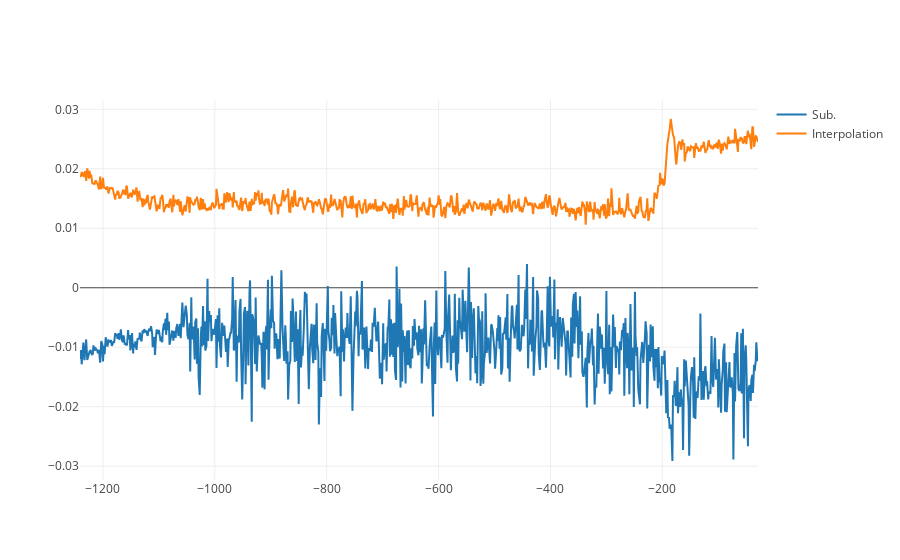

The notebook cell this image was saved under:
### Code cell
y2 = data2["Field (G)"].values
x2 = data2.index.values
x_compare = []
y_compare = []
for i in range(len(x2)):
    for j in range(len(x_fit_new)):
        if x_fit_new[j] == x2[i]:
            x_compare += [x_fit_new[j]]
            y_compare += [y2[i]-y_fit[j]]
trace3 = go.Scatter(x=x_compare, y=y_compare, name='Sub.')
iplot([trace3,trace2], filename='Result')

### Figure 1 — Plotly figure (JSON) as saved in the notebook; plotly's stock layout.template omitted (floating-point values rounded to 4 significant figures; data arrays with more than 128 entries replaced by an {"elided": "..."} marker saying what was removed)
{"data": [{"name": "Sub.", "type": "scatter", "x": {"elided": "795 int values"}, "y": {"elided": "795 float values"}}, {"name": "Interpolation", "type": "scatter", "x": {"elided": "795 int values"}, "y": {"elided": "795 float values"}}], "layout": {}}
